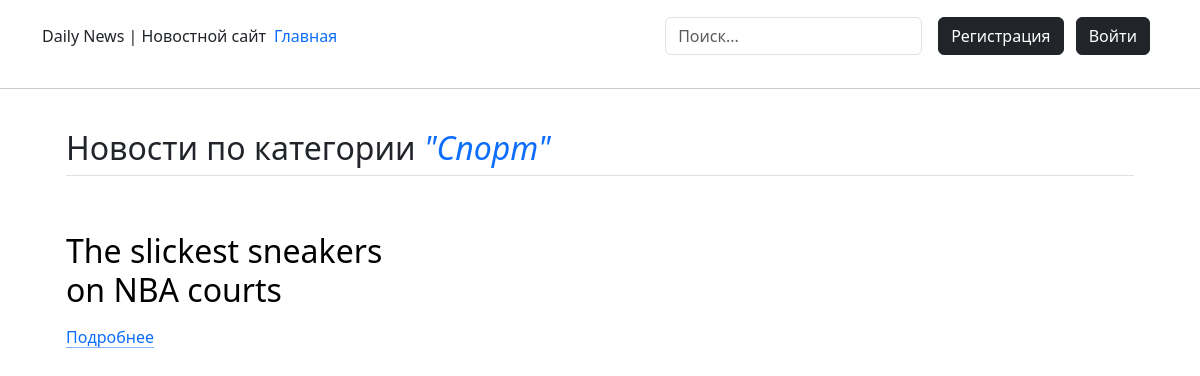
Page /category/2 on the committed database.
### newsapp/models.py (models this page shows)
class NewsCategory(models.Model):
    category_name = models.CharField(max_length=32)
    added_date = models.DateTimeField(auto_now_add=True)
    def __str__(self):
        return self.category_name
    class Meta:
        verbose_name_plural = 'Категории новостей'

class News(models.Model):
    news_title = models.CharField(max_length=128)
    main_text = models.TextField()
    news_category = models.ForeignKey(NewsCategory, on_delete=models.CASCADE)
    added_date = models.DateTimeField(auto_now_add=True)
    news_image = models.ImageField(upload_to="news/", blank=True, null=True)
    def __str__(self):
        return self.news_title
    class Meta:
        verbose_name_plural = 'Новости'

### newsapp/views.py (the view)
# urls.py: path('category/<int:pk>', views.category_page),
def category_page(request, pk):
    category = NewsCategory.objects.get(id=pk)
    news = News.objects.filter(news_category=category)
    context = {
        'category': category,
        'news': news
    }
    return render(request, 'category.html', context)

### newsapp/templates/category.html (shortened to what this page needs)
<!DOCTYPE html>
<html lang="ru">
<link rel="stylesheet" href="https://cdn.jsdelivr.net/npm/bootstrap@5.3.3/dist/css/bootstrap.min.css">
<head>
</head>
<body>
<header class="p-3">
    <div class="container">
        <div class="d-flex flex-wrap align-items-center justify-content-center justify-content-lg-start">
            <span>Daily News | Новостной сайт</span>
            <ul class="nav col-12 col-lg-auto me-lg-auto mb-2 justify-content-center mb-md-0">
                <li><a href="/" class="nav-link px-2 text-primary">Главная</a></li>
            </ul>
            <form action="/search" method="post" class="col-12 col-lg-auto mb-3 mb-lg-0 me-lg-3" role="search">
                <input name="search_news" type="search" class="form-control" placeholder="Поиск..." aria-label="Search">
            </form>
            {% if user.is_authenticated %}
            <div class="text-end">
                <a href="/logout"><button type="button" class="btn btn-dark me-2">Выйти</button></a>
            </div>
            {% else %}
            <div class="text-end">
                <a href="/register"><button type="button" class="btn btn-dark me-2">Регистрация</button></a>
                <a href="{% url 'login' %}"><button type="button" class="btn btn-dark me-2">Войти</button></a>
            </div>
            {% endif %}
        </div>
    </div>
</header>
<hr>
<div class="container d-flex 100">
    <div class="container px-4 py-4" id="featured-3">
        <h2 class="pb-2 border-bottom">Новости по категории <i class="text-primary">"{{ category }}"</i></h2>
        <div class="row g-4 py-5 row-cols-1 row-cols-lg-3">
            {% for n in news %}
            <div class="feature col">
                <h3 class="fs-2 text-body-emphasis">{{ n }}</h3>
                <a href="/news/{{ n.id }}" class="icon-link">Подробнее</a>
            </div>
            {% endfor %}
        </div>
    </div>
</div>
</body>
</html>

### rows in the picture
NewsCategory: category_name "Спорт"
News: news_title "The slickest sneakers on NBA courts"
